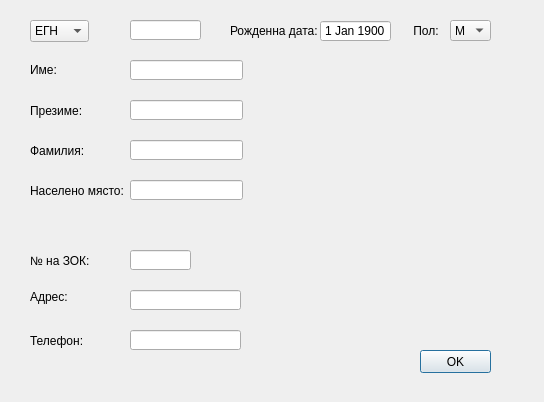
<?xml version="1.0" encoding="UTF-8"?>
<ui version="4.0">
 <class>PatientFormDialog</class>
 <widget class="QDialog" name="PatientFormDialog">
  <property name="geometry">
   <rect>
    <x>0</x>
    <y>0</y>
    <width>544</width>
    <height>402</height>
   </rect>
  </property>
  <property name="sizePolicy">
   <sizepolicy hsizetype="Fixed" vsizetype="Fixed">
    <horstretch>0</horstretch>
    <verstretch>0</verstretch>
   </sizepolicy>
  </property>
  <property name="minimumSize">
   <size>
    <width>544</width>
    <height>402</height>
   </size>
  </property>
  <property name="maximumSize">
   <size>
    <width>544</width>
    <height>402</height>
   </size>
  </property>
  <property name="windowTitle">
   <string>PatientFormDialog</string>
  </property>
  <widget class="ComboBox" name="sexCombo">
   <property name="geometry">
    <rect>
     <x>450</x>
     <y>20</y>
     <width>41</width>
     <height>21</height>
    </rect>
   </property>
   <property name="maxVisibleItems">
    <number>2</number>
   </property>
   <item>
    <property name="text">
     <string>М</string>
    </property>
   </item>
   <item>
    <property name="text">
     <string>Ж</string>
    </property>
   </item>
  </widget>
  <widget class="QLabel" name="label_5">
   <property name="geometry">
    <rect>
     <x>30</x>
     <y>330</y>
     <width>71</width>
     <height>21</height>
    </rect>
   </property>
   <property name="text">
    <string>Телефон:</string>
   </property>
  </widget>
  <widget class="LineEdit" name="addressEdit">
   <property name="geometry">
    <rect>
     <x>130</x>
     <y>290</y>
     <width>111</width>
     <height>20</height>
    </rect>
   </property>
   <property name="text">
    <string/>
   </property>
   <property name="maxLength">
    <number>50</number>
   </property>
  </widget>
  <widget class="LineEdit" name="phoneEdit">
   <property name="geometry">
    <rect>
     <x>130</x>
     <y>330</y>
     <width>111</width>
     <height>20</height>
    </rect>
   </property>
   <property name="text">
    <string/>
   </property>
   <property name="maxLength">
    <number>20</number>
   </property>
  </widget>
  <widget class="QLabel" name="label_3">
   <property name="geometry">
    <rect>
     <x>30</x>
     <y>140</y>
     <width>61</width>
     <height>21</height>
    </rect>
   </property>
   <property name="text">
    <string>Фамилия:</string>
   </property>
  </widget>
  <widget class="QLabel" name="label">
   <property name="geometry">
    <rect>
     <x>30</x>
     <y>60</y>
     <width>47</width>
     <height>20</height>
    </rect>
   </property>
   <property name="text">
    <string>Име:</string>
   </property>
  </widget>
  <widget class="QLabel" name="label_9">
   <property name="geometry">
    <rect>
     <x>30</x>
     <y>290</y>
     <width>47</width>
     <height>14</height>
    </rect>
   </property>
   <property name="text">
    <string>Адрес:</string>
   </property>
  </widget>
  <widget class="CityLineEdit" name="cityLineEdit">
   <property name="geometry">
    <rect>
     <x>130</x>
     <y>180</y>
     <width>113</width>
     <height>20</height>
    </rect>
   </property>
   <property name="maxLength">
    <number>68</number>
   </property>
  </widget>
  <widget class="LineEdit" name="HIRBNoEdit">
   <property name="geometry">
    <rect>
     <x>130</x>
     <y>250</y>
     <width>61</width>
     <height>20</height>
    </rect>
   </property>
   <property name="text">
    <string/>
   </property>
   <property name="maxLength">
    <number>8</number>
   </property>
  </widget>
  <widget class="IdLineEdit" name="idLineEdit">
   <property name="geometry">
    <rect>
     <x>130</x>
     <y>20</y>
     <width>71</width>
     <height>20</height>
    </rect>
   </property>
   <property name="text">
    <string/>
   </property>
   <property name="maxLength">
    <number>10</number>
   </property>
  </widget>
  <widget class="ComboBox" name="typeComboBox">
   <property name="geometry">
    <rect>
     <x>30</x>
     <y>20</y>
     <width>59</width>
     <height>22</height>
    </rect>
   </property>
   <property name="styleSheet">
    <string notr="true"/>
   </property>
   <item>
    <property name="text">
     <string>ЕГН</string>
    </property>
   </item>
   <item>
    <property name="text">
     <string>ЛНЧ</string>
    </property>
   </item>
  </widget>
  <widget class="LineEdit" name="fNameEdit">
   <property name="geometry">
    <rect>
     <x>130</x>
     <y>60</y>
     <width>113</width>
     <height>20</height>
    </rect>
   </property>
   <property name="maxLength">
    <number>50</number>
   </property>
  </widget>
  <widget class="QLabel" name="label_6">
   <property name="geometry">
    <rect>
     <x>30</x>
     <y>180</y>
     <width>101</width>
     <height>21</height>
    </rect>
   </property>
   <property name="text">
    <string>Населено място:</string>
   </property>
  </widget>
  <widget class="QLabel" name="label_8">
   <property name="geometry">
    <rect>
     <x>410</x>
     <y>20</y>
     <width>41</width>
     <height>21</height>
    </rect>
   </property>
   <property name="text">
    <string> Пол:</string>
   </property>
  </widget>
  <widget class="DateLineEdit" name="birthEdit">
   <property name="geometry">
    <rect>
     <x>320</x>
     <y>20</y>
     <width>71</width>
     <height>22</height>
    </rect>
   </property>
   <property name="buttonSymbols">
    <enum>QAbstractSpinBox::NoButtons</enum>
   </property>
   <property name="showGroupSeparator" stdset="0">
    <bool>false</bool>
   </property>
   <property name="maximumDateTime">
    <datetime>
     <hour>23</hour>
     <minute>59</minute>
     <second>59</second>
     <year>9999</year>
     <month>12</month>
     <day>30</day>
    </datetime>
   </property>
   <property name="minimumDate">
    <date>
     <year>1900</year>
     <month>1</month>
     <day>1</day>
    </date>
   </property>
   <property name="date">
    <date>
     <year>1900</year>
     <month>1</month>
     <day>1</day>
    </date>
   </property>
  </widget>
  <widget class="QPushButton" name="okButton">
   <property name="geometry">
    <rect>
     <x>420</x>
     <y>350</y>
     <width>71</width>
     <height>23</height>
    </rect>
   </property>
   <property name="text">
    <string>OK</string>
   </property>
  </widget>
  <widget class="QLabel" name="label_7">
   <property name="geometry">
    <rect>
     <x>230</x>
     <y>20</y>
     <width>101</width>
     <height>21</height>
    </rect>
   </property>
   <property name="text">
    <string>Рожденна дата:</string>
   </property>
  </widget>
  <widget class="QLabel" name="label_2">
   <property name="geometry">
    <rect>
     <x>30</x>
     <y>100</y>
     <width>61</width>
     <height>21</height>
    </rect>
   </property>
   <property name="text">
    <string>Презиме:</string>
   </property>
  </widget>
  <widget class="LineEdit" name="lNameEdit">
   <property name="geometry">
    <rect>
     <x>130</x>
     <y>140</y>
     <width>113</width>
     <height>20</height>
    </rect>
   </property>
   <property name="maxLength">
    <number>50</number>
   </property>
  </widget>
  <widget class="QLabel" name="label_4">
   <property name="geometry">
    <rect>
     <x>30</x>
     <y>250</y>
     <width>71</width>
     <height>21</height>
    </rect>
   </property>
   <property name="text">
    <string>№ на ЗОК:</string>
   </property>
  </widget>
  <widget class="LineEdit" name="mNameEdit">
   <property name="geometry">
    <rect>
     <x>130</x>
     <y>100</y>
     <width>113</width>
     <height>20</height>
    </rect>
   </property>
   <property name="maxLength">
    <number>50</number>
   </property>
  </widget>
  <widget class="Label" name="codeLabel">
   <property name="geometry">
    <rect>
     <x>130</x>
     <y>210</y>
     <width>271</width>
     <height>21</height>
    </rect>
   </property>
   <property name="text">
    <string/>
   </property>
  </widget>
 </widget>
 <layoutdefault spacing="6" margin="11"/>
 <customwidgets>
  <customwidget>
   <class>LineEdit</class>
   <extends>QLineEdit</extends>
   <header>../uiComponents/qt_derived/lineedit.h</header>
  </customwidget>
  <customwidget>
   <class>CityLineEdit</class>
   <extends>QLineEdit</extends>
   <header>../uiComponents/qt_derived/citylineedit.h</header>
  </customwidget>
  <customwidget>
   <class>DateLineEdit</class>
   <extends>QDateEdit</extends>
   <header>../uiComponents/qt_derived/datelineedit.h</header>
  </customwidget>
  <customwidget>
   <class>IdLineEdit</class>
   <extends>QLineEdit</extends>
   <header>../uiComponents/qt_derived/idlineedit.h</header>
  </customwidget>
  <customwidget>
   <class>ComboBox</class>
   <extends>QComboBox</extends>
   <header>../uiComponents/qt_derived/combobox.h</header>
  </customwidget>
  <customwidget>
   <class>Label</class>
   <extends>QLabel</extends>
   <header>../uiComponents/qt_derived/label.h</header>
  </customwidget>
 </customwidgets>
 <tabstops>
  <tabstop>idLineEdit</tabstop>
  <tabstop>birthEdit</tabstop>
  <tabstop>sexCombo</tabstop>
  <tabstop>fNameEdit</tabstop>
  <tabstop>mNameEdit</tabstop>
  <tabstop>lNameEdit</tabstop>
  <tabstop>cityLineEdit</tabstop>
  <tabstop>HIRBNoEdit</tabstop>
  <tabstop>addressEdit</tabstop>
  <tabstop>phoneEdit</tabstop>
  <tabstop>okButton</tabstop>
  <tabstop>typeComboBox</tabstop>
 </tabstops>
 <resources/>
 <connections/>
</ui>
